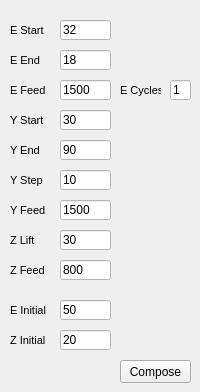
      <widget class="QWidget" name="tab_9">
       <attribute name="title">
        <string>Charge Collect</string>
       </attribute>
       <widget class="QPushButton" name="button_ComposeChargeCollect">
        <property name="geometry">
         <rect>
          <x>120</x>
          <y>360</y>
          <width>71</width>
          <height>23</height>
         </rect>
        </property>
        <property name="sizePolicy">
         <sizepolicy hsizetype="Fixed" vsizetype="Fixed">
          <horstretch>0</horstretch>
          <verstretch>0</verstretch>
         </sizepolicy>
        </property>
        <property name="maximumSize">
         <size>
          <width>200</width>
          <height>16777215</height>
         </size>
        </property>
        <property name="baseSize">
         <size>
          <width>0</width>
          <height>0</height>
         </size>
        </property>
        <property name="text">
         <string>Compose</string>
        </property>
       </widget>
       <widget class="QLabel" name="label_IncrementSpeen_18">
        <property name="geometry">
         <rect>
          <x>10</x>
          <y>20</y>
          <width>61</width>
          <height>21</height>
         </rect>
        </property>
        <property name="font">
         <font>
          <pointsize>8</pointsize>
         </font>
        </property>
        <property name="text">
         <string>E Start</string>
        </property>
        <property name="alignment">
         <set>Qt::AlignLeading|Qt::AlignLeft|Qt::AlignVCenter</set>
        </property>
       </widget>
       <widget class="QLineEdit" name="lineEdit_ChargeCollectEStart">
        <property name="geometry">
         <rect>
          <x>60</x>
          <y>20</y>
          <width>51</width>
          <height>20</height>
         </rect>
        </property>
        <property name="styleSheet">
         <string notr="true">background-color: rgb(255, 255, 255)</string>
        </property>
        <property name="text">
         <string>32</string>
        </property>
       </widget>
       <widget class="QLineEdit" name="lineEdit_ChargeCollectEEnd">
        <property name="geometry">
         <rect>
          <x>60</x>
          <y>50</y>
          <width>51</width>
          <height>20</height>
         </rect>
        </property>
        <property name="styleSheet">
         <string notr="true">background-color: rgb(255, 255, 255)</string>
        </property>
        <property name="text">
         <string>18</string>
        </property>
       </widget>
       <widget class="QLabel" name="label_IncrementSpeen_19">
        <property name="geometry">
         <rect>
          <x>10</x>
          <y>50</y>
          <width>61</width>
          <height>21</height>
         </rect>
        </property>
        <property name="font">
         <font>
          <pointsize>8</pointsize>
         </font>
        </property>
        <property name="text">
         <string>E End</string>
        </property>
        <property name="alignment">
         <set>Qt::AlignLeading|Qt::AlignLeft|Qt::AlignVCenter</set>
        </property>
       </widget>
       <widget class="QLineEdit" name="lineEdit_ChargeCollectEFeed">
        <property name="geometry">
         <rect>
          <x>60</x>
          <y>80</y>
          <width>51</width>
          <height>20</height>
         </rect>
        </property>
        <property name="styleSheet">
         <string notr="true">background-color: rgb(255, 255, 255)</string>
        </property>
        <property name="text">
         <string>1500</string>
        </property>
       </widget>
       <widget class="QLabel" name="label_IncrementSpeen_20">
        <property name="geometry">
         <rect>
          <x>10</x>
          <y>80</y>
          <width>61</width>
          <height>21</height>
         </rect>
        </property>
        <property name="font">
         <font>
          <pointsize>8</pointsize>
         </font>
        </property>
        <property name="text">
         <string>E Feed</string>
        </property>
        <property name="alignment">
         <set>Qt::AlignLeading|Qt::AlignLeft|Qt::AlignVCenter</set>
        </property>
       </widget>
       <widget class="QLabel" name="label_IncrementSpeen_21">
        <property name="geometry">
         <rect>
          <x>10</x>
          <y>110</y>
          <width>61</width>
          <height>21</height>
         </rect>
        </property>
        <property name="font">
         <font>
          <pointsize>8</pointsize>
         </font>
        </property>
        <property name="text">
         <string>Y Start</string>
        </property>
        <property name="alignment">
         <set>Qt::AlignLeading|Qt::AlignLeft|Qt::AlignVCenter</set>
        </property>
       </widget>
       <widget class="QLineEdit" name="lineEdit_ChargeCollectYStart">
        <property name="geometry">
         <rect>
          <x>60</x>
          <y>110</y>
          <width>51</width>
          <height>20</height>
         </rect>
        </property>
        <property name="styleSheet">
         <string notr="true">background-color: rgb(255, 255, 255)</string>
        </property>
        <property name="text">
         <string>30</string>
        </property>
       </widget>
       <widget class="QLineEdit" name="lineEdit_ChargeCollectYEnd">
        <property name="geometry">
         <rect>
          <x>60</x>
          <y>140</y>
          <width>51</width>
          <height>20</height>
         </rect>
        </property>
        <property name="styleSheet">
         <string notr="true">background-color: rgb(255, 255, 255)</string>
        </property>
        <property name="text">
         <string>90</string>
        </property>
       </widget>
       <widget class="QLabel" name="label_IncrementSpeen_22">
        <property name="geometry">
         <rect>
          <x>10</x>
          <y>140</y>
          <width>61</width>
          <height>21</height>
         </rect>
        </property>
        <property name="font">
         <font>
          <pointsize>8</pointsize>
         </font>
        </property>
        <property name="text">
         <string>Y End</string>
        </property>
        <property name="alignment">
         <set>Qt::AlignLeading|Qt::AlignLeft|Qt::AlignVCenter</set>
        </property>
       </widget>
       <widget class="QLabel" name="label_IncrementSpeen_23">
        <property name="geometry">
         <rect>
          <x>10</x>
          <y>170</y>
          <width>61</width>
          <height>21</height>
         </rect>
        </property>
        <property name="font">
         <font>
          <pointsize>8</pointsize>
         </font>
        </property>
        <property name="text">
         <string>Y Step</string>
        </property>
        <property name="alignment">
         <set>Qt::AlignLeading|Qt::AlignLeft|Qt::AlignVCenter</set>
        </property>
       </widget>
       <widget class="QLineEdit" name="lineEdit_ChargeCollectYStep">
        <property name="geometry">
         <rect>
          <x>60</x>
          <y>170</y>
          <width>51</width>
          <height>20</height>
         </rect>
        </property>
        <property name="styleSheet">
         <string notr="true">background-color: rgb(255, 255, 255)</string>
        </property>
        <property name="text">
         <string>10</string>
        </property>
       </widget>
       <widget class="QLabel" name="label_IncrementSpeen_25">
        <property name="geometry">
         <rect>
          <x>10</x>
          <y>200</y>
          <width>61</width>
          <height>21</height>
         </rect>
        </property>
        <property name="font">
         <font>
          <pointsize>8</pointsize>
         </font>
        </property>
        <property name="text">
         <string>Y Feed</string>
        </property>
        <property name="alignment">
         <set>Qt::AlignLeading|Qt::AlignLeft|Qt::AlignVCenter</set>
        </property>
       </widget>
       <widget class="QLineEdit" name="lineEdit_ChargeCollectYFeed">
        <property name="geometry">
         <rect>
          <x>60</x>
          <y>200</y>
          <width>51</width>
          <height>20</height>
         </rect>
        </property>
        <property name="styleSheet">
         <string notr="true">background-color: rgb(255, 255, 255)</string>
        </property>
        <property name="text">
         <string>1500</string>
        </property>
       </widget>
       <widget class="QLineEdit" name="lineEdit_ChargeCollectZRaise">
        <property name="geometry">
         <rect>
          <x>60</x>
          <y>230</y>
          <width>51</width>
          <height>20</height>
         </rect>
        </property>
        <property name="styleSheet">
         <string notr="true">background-color: rgb(255, 255, 255)</string>
        </property>
        <property name="text">
         <string>30</string>
        </property>
       </widget>
       <widget class="QLabel" name="label_IncrementSpeen_24">
        <property name="geometry">
         <rect>
          <x>10</x>
          <y>230</y>
          <width>61</width>
          <height>21</height>
         </rect>
        </property>
        <property name="font">
         <font>
          <pointsize>8</pointsize>
         </font>
        </property>
        <property name="text">
         <string>Z Lift</string>
        </property>
        <property name="alignment">
         <set>Qt::AlignLeading|Qt::AlignLeft|Qt::AlignVCenter</set>
        </property>
       </widget>
       <widget class="QLineEdit" name="lineEdit_ChargeCollectZFeed">
        <property name="geometry">
         <rect>
          <x>60</x>
          <y>260</y>
          <width>51</width>
          <height>20</height>
         </rect>
        </property>
        <property name="styleSheet">
         <string notr="true">background-color: rgb(255, 255, 255)</string>
        </property>
        <property name="text">
         <string>800</string>
        </property>
       </widget>
       <widget class="QLabel" name="label_IncrementSpeen_26">
        <property name="geometry">
         <rect>
          <x>10</x>
          <y>260</y>
          <width>61</width>
          <height>21</height>
         </rect>
        </property>
        <property name="font">
         <font>
          <pointsize>8</pointsize>
         </font>
        </property>
        <property name="text">
         <string>Z Feed</string>
        </property>
        <property name="alignment">
         <set>Qt::AlignLeading|Qt::AlignLeft|Qt::AlignVCenter</set>
        </property>
       </widget>
       <widget class="QLabel" name="label_IncrementSpeen_27">
        <property name="geometry">
         <rect>
          <x>10</x>
          <y>300</y>
          <width>61</width>
          <height>21</height>
         </rect>
        </property>
        <property name="font">
         <font>
          <pointsize>8</pointsize>
         </font>
        </property>
        <property name="text">
         <string>E Initial</string>
        </property>
        <property name="alignment">
         <set>Qt::AlignLeading|Qt::AlignLeft|Qt::AlignVCenter</set>
        </property>
       </widget>
       <widget class="QLineEdit" name="lineEdit_ChargeCollectEInitial">
        <property name="geometry">
         <rect>
          <x>60</x>
          <y>300</y>
          <width>51</width>
          <height>20</height>
         </rect>
        </property>
        <property name="styleSheet">
         <string notr="true">background-color: rgb(255, 255, 255)</string>
        </property>
        <property name="text">
         <string>50</string>
        </property>
       </widget>
       <widget class="QLabel" name="label_IncrementSpeen_28">
        <property name="geometry">
         <rect>
          <x>10</x>
          <y>330</y>
          <width>61</width>
          <height>21</height>
         </rect>
        </property>
        <property name="font">
         <font>
          <pointsize>8</pointsize>
         </font>
        </property>
        <property name="text">
         <string>Z Initial</string>
        </property>
        <property name="alignment">
         <set>Qt::AlignLeading|Qt::AlignLeft|Qt::AlignVCenter</set>
        </property>
       </widget>
       <widget class="QLineEdit" name="lineEdit_ChargeCollectZInitial">
        <property name="geometry">
         <rect>
          <x>60</x>
          <y>330</y>
          <width>51</width>
          <height>20</height>
         </rect>
        </property>
        <property name="styleSheet">
         <string notr="true">background-color: rgb(255, 255, 255)</string>
        </property>
        <property name="text">
         <string>20</string>
        </property>
       </widget>
       <widget class="QLineEdit" name="lineEdit_ChargeCollectECycles">
        <property name="geometry">
         <rect>
          <x>170</x>
          <y>80</y>
          <width>21</width>
          <height>20</height>
         </rect>
        </property>
        <property name="styleSheet">
         <string notr="true">background-color: rgb(255, 255, 255)</string>
        </property>
        <property name="text">
         <string>1</string>
        </property>
       </widget>
       <widget class="QLabel" name="label_IncrementSpeen_34">
        <property name="geometry">
         <rect>
          <x>120</x>
          <y>80</y>
          <width>41</width>
          <height>21</height>
         </rect>
        </property>
        <property name="font">
         <font>
          <pointsize>8</pointsize>
         </font>
        </property>
        <property name="text">
         <string>E Cycles</string>
        </property>
        <property name="alignment">
         <set>Qt::AlignLeading|Qt::AlignLeft|Qt::AlignVCenter</set>
        </property>
       </widget>
       <zorder>button_ComposeChargeCollect</zorder>
       <zorder>label_IncrementSpeen_18</zorder>
       <zorder>label_IncrementSpeen_19</zorder>
       <zorder>label_IncrementSpeen_20</zorder>
       <zorder>label_IncrementSpeen_21</zorder>
       <zorder>label_IncrementSpeen_22</zorder>
       <zorder>label_IncrementSpeen_23</zorder>
       <zorder>label_IncrementSpeen_25</zorder>
       <zorder>label_IncrementSpeen_24</zorder>
       <zorder>label_IncrementSpeen_26</zorder>
       <zorder>label_IncrementSpeen_27</zorder>
       <zorder>label_IncrementSpeen_28</zorder>
       <zorder>lineEdit_ChargeCollectEInitial</zorder>
       <zorder>lineEdit_ChargeCollectYStart</zorder>
       <zorder>lineEdit_ChargeCollectEEnd</zorder>
       <zorder>lineEdit_ChargeCollectEFeed</zorder>
       <zorder>lineEdit_ChargeCollectEStart</zorder>
       <zorder>lineEdit_ChargeCollectZFeed</zorder>
       <zorder>lineEdit_ChargeCollectYStep</zorder>
       <zorder>lineEdit_ChargeCollectYFeed</zorder>
       <zorder>lineEdit_ChargeCollectZInitial</zorder>
       <zorder>lineEdit_ChargeCollectZRaise</zorder>
       <zorder>lineEdit_ChargeCollectYEnd</zorder>
       <zorder>lineEdit_ChargeCollectECycles</zorder>
       <zorder>label_IncrementSpeen_34</zorder>
      </widget>
